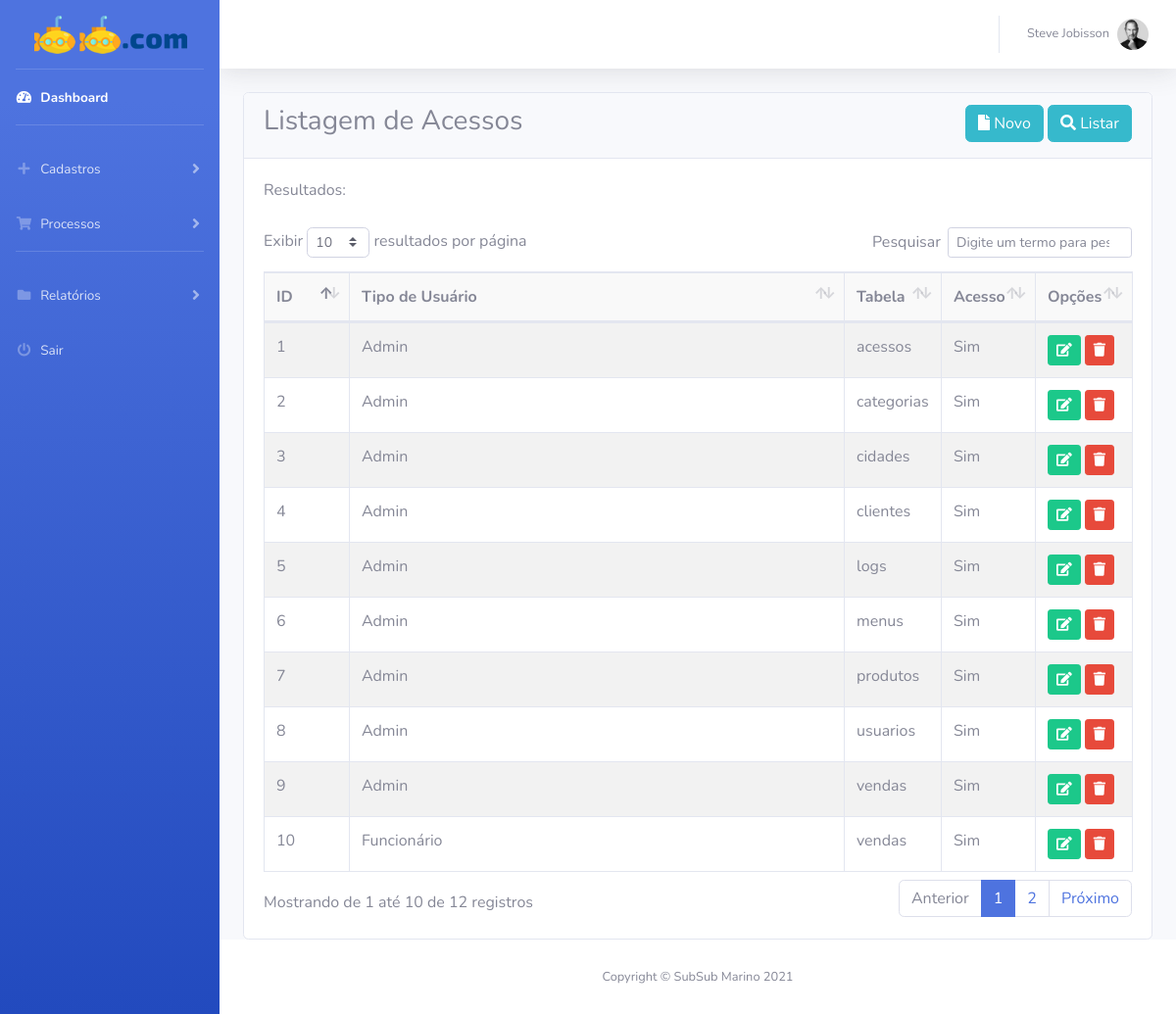
The app's page /admin/listar/acessos (signed in) with its own data.
### tables this page shows
CREATE TABLE `acesso` (
  `id` int(11) NOT NULL,
  `tipo_id` int(11) NOT NULL,
  `tabela` varchar(30) NOT NULL,
  `acesso` char(1) NOT NULL
);

CREATE TABLE `tipo` (
  `id` int(11) NOT NULL,
  `tipo` varchar(100) NOT NULL
);

### admin/listar/acessos.php (the view, shortened to what this page needs)
<div class="card">
    <div class="card-header">
        <h3 class="float-left">Listagem de Acessos</h3>
        <div class="float-right">
        	<a href="cadastros/acessos" class="btn btn-info">
        		<i class="fas fa-file"></i> Novo
        	</a>
        	<a href="listar/acessos" class="btn btn-info">
        		<i class="fas fa-search"></i> Listar
        	</a>
        </div>
    </div>
    <div class="card-body">
        <p>Resultados:</p>
        <table class="table table-bordered table-striped table-hover">
            <thead>
                <tr>
                    <td width="10%">ID</td>
                    <td width="60%">Tipo de Usuário</td>
                    <td width="10%">Tabela</td>
                    <td width="10%">Acesso</td>
                    <td width="10%">Opções</td>
                </tr>
            </thead>
            <tbody>
                <?php
                    $sql = "select a.*, t.tipo
                        from acesso a
                        inner join tipo t on (t.id = a.tipo_id)
                        order by a.tabela";
                    $consulta = $pdo->prepare($sql);
                    $consulta->execute();
                    while ( $dados = $consulta->fetch(PDO::FETCH_OBJ) ){
                        $acesso = "Sim";
                        ?>
                        <tr>
                            <td><?=$dados->id?></td>
                            <td><?=$dados->tipo?></td>
                            <td><?=$dados->tabela?></td>
                            <td><?=$acesso?></td>
                            <td>
                                <a href="cadastros/acessos/<?=$dados->id?>" class="btn btn-success btn-sm">
                                    <i class="fas fa-edit"></i>
                                </a>
                                <a href="javascript:excluir(<?=$dados->id?>)" class="btn btn-danger btn-sm">
                                    <i class="fas fa-trash"></i>
                                </a>
                            </td>
                        </tr>
                        <?php
                    }
                ?>
            </tbody>
        </table>
    </div>
</div>

### admin/css/style.css (style rules this page uses)
thead { background: #F9f9f9; font-weight: bold; }

### records on screen
acesso: id "1", tipo.tipo "Admin", tabela "acessos", acesso "Sim"
acesso: id "2", tipo.tipo "Admin", tabela "categorias", acesso "Sim"
acesso: id "3", tipo.tipo "Admin", tabela "cidades", acesso "Sim"
acesso: id "4", tipo.tipo "Admin", tabela "clientes", acesso "Sim"
acesso: id "5", tipo.tipo "Admin", tabela "logs", acesso "Sim"
acesso: id "6", tipo.tipo "Admin", tabela "menus", acesso "Sim"
acesso: id "7", tipo.tipo "Admin", tabela "produtos", acesso "Sim"
acesso: id "8", tipo.tipo "Admin", tabela "usuarios", acesso "Sim"
acesso: id "9", tipo.tipo "Admin", tabela "vendas", acesso "Sim"
acesso: id "10", tipo.tipo "Funcionário", tabela "vendas", acesso "Sim"

### other values on screen
$_SESSION['submarino']['nome'] "Steve Jobisson"
